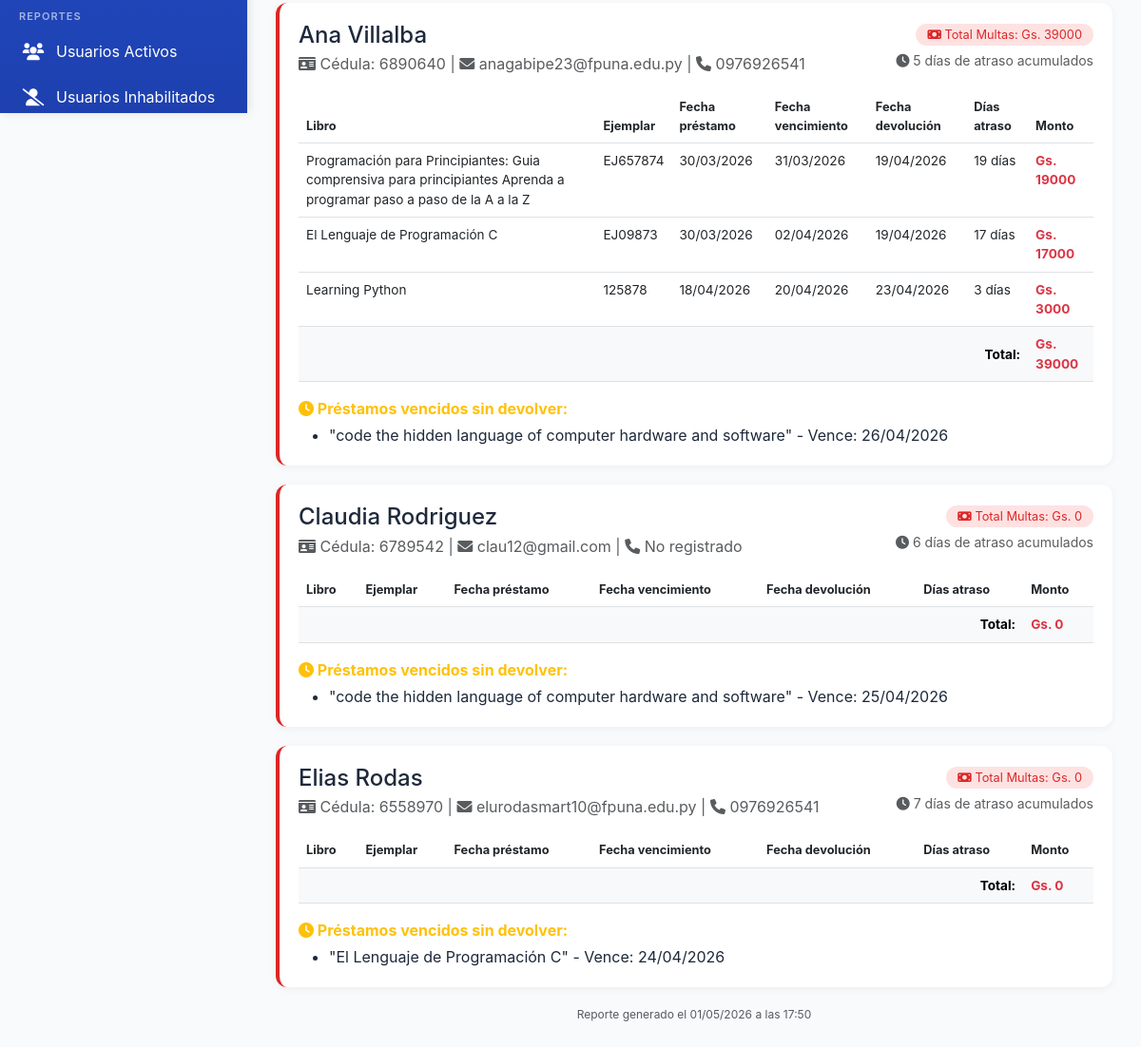
/reporte/usuarios-morosos/ (signed in, lower part), run on an earlier commit of the app's database.
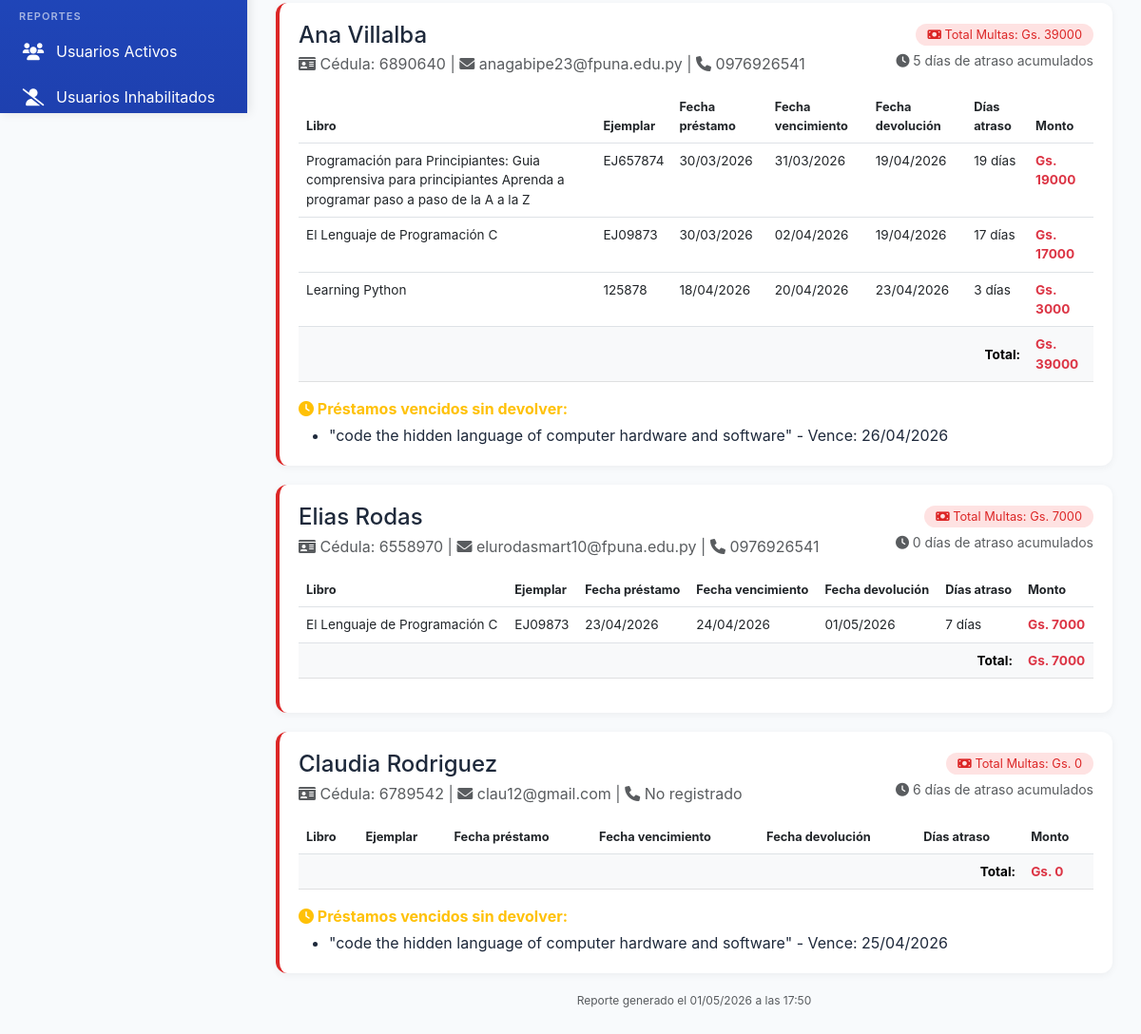
And on a later commit of the database.
### usuario/models.py (models this page shows, shortened)
class Socio(models.Model):
    TIPO_USUARIO_CHOICES = [
        ('estudiante', 'Estudiante'),
        ('docente', 'Docente'),
        ('administrativo', 'Administrativo'),
        ('externo', 'Externo'),
    ]
    ESTADO_SOCIO_CHOICES = [
        ('activo', 'Activo'),
        ('moroso', 'Moroso'),
        ('inhabilitado', 'Inhabilitado'),
    ]
    user = models.OneToOneField(
        User,
        on_delete=models.CASCADE,
        verbose_name="Usuario de Django"
    )
    cedula = models.CharField(
        max_length=20,
        unique=True,
        verbose_name="Cédula"
    )
    telefono = models.CharField(
        max_length=20,
        blank=True,
        null=True,
        verbose_name="Teléfono"
    )
    direccion = models.CharField(
        max_length=150,
        blank=True,
        null=True,
        verbose_name="Dirección"
    )
    carrera = models.CharField(
        max_length=100,
        blank=True,
        null=True,
        verbose_name="Carrera/Profesión"
    )
    tipo_usuario = models.CharField(
        max_length=50,
        choices=TIPO_USUARIO_CHOICES,
        verbose_name="Tipo de usuario"
    )
    estado_socio = models.CharField(
        max_length=20,
        choices=ESTADO_SOCIO_CHOICES,
        default='activo',
        verbose_name="Estado"
    )
    fecha_registro = models.DateField(
        auto_now_add=True,
        verbose_name="Fecha de registro"
    )
    nivel_acceso = models.ForeignKey(
        NivelAcceso,
        on_delete=models.PROTECT,
        verbose_name="Nivel de acceso"
    )
    class Meta:
        verbose_name = "Socio"
        verbose_name_plural = "Socios"

### prestamo/models.py (models this page shows, shortened)
class Multa(models.Model):
    ESTADO_MULTA_CHOICES = [
        ('PENDIENTE', 'Pendiente'),
        ('PAGADA', 'Pagada'),
        ('CANCELADA', 'Cancelada'),
    ]
    prestamo = models.ForeignKey(
        Prestamo,
        on_delete=models.PROTECT,
        related_name='multas',
        verbose_name="Préstamo"
    )
    dias_atraso = models.IntegerField(
        verbose_name="Días de atraso"
    )
    monto_base = models.DecimalField(
        max_digits=10,
        decimal_places=2,
        verbose_name="Monto base"
    )
    monto_por_dia = models.DecimalField(
        max_digits=10,
        decimal_places=2,
        verbose_name="Monto por día"
    )
    monto_total = models.DecimalField(
        max_digits=10,
        decimal_places=2,
        verbose_name="Monto total"
    )
    fecha_generacion = models.DateField(
        auto_now_add=True,
        verbose_name="Fecha de generación"
    )
    fecha_pago = models.DateField(
        null=True,
        blank=True,
        verbose_name="Fecha de pago"
    )
    estado = models.CharField(
        max_length=20,
        choices=ESTADO_MULTA_CHOICES,
        default='PENDIENTE',
        verbose_name="Estado"
    )
    comprobante_pago = models.CharField(
        max_length=100,
        blank=True,
        null=True,
        verbose_name="Comprobante de pago"
    )
    class Meta:
        verbose_name = "Multa"
        verbose_name_plural = "Multas"

class Prestamo(models.Model):
    ESTADO_PRESTAMO_CHOICES = [
        ('SOLICITADO', 'Solicitado'),
        ('ACTIVO', 'Activo'),
        ('VENCIDO', 'Vencido'),
        ('DEVUELTO', 'Devuelto'),
        ('EXTRAVIADO', 'Extraviado'),
        ('CANCELADA', 'Cancelada'),
    ]
    socio = models.ForeignKey(
        Socio,
        on_delete=models.PROTECT,
        related_name='prestamos',
        verbose_name="Socio"
    )
    ejemplar = models.ForeignKey(
        Ejemplar,
        on_delete=models.PROTECT,
        related_name='prestamos',
        verbose_name="Ejemplar"
    )
    dias_solicitados = models.IntegerField(
        verbose_name="Días solicitados",
        help_text="Cantidad de días que el usuario pidió el libro (1-5)",
        null=True,
        blank=True
    )
    fecha_prestamo = models.DateTimeField(
        auto_now_add=True,
        verbose_name="Fecha de préstamo"
    )
    fecha_vencimiento = models.DateField(
        verbose_name="Fecha de vencimiento"
    )
    fecha_devolucion_real = models.DateField(
        null=True,
        blank=True,
        verbose_name="Fecha de devolución real"
    )
    estado = models.CharField(
        max_length=20,
        choices=ESTADO_PRESTAMO_CHOICES,
        default='ACTIVO',
        verbose_name="Estado"
    )
    observaciones = models.TextField(
        blank=True,
        null=True,
        verbose_name="Observaciones"
    )
    class Meta:
        verbose_name = "Préstamo"
        verbose_name_plural = "Préstamos"
        ordering = ['-fecha_prestamo']
        indexes = [
            models.Index(fields=['estado']),
            models.Index(fields=['fecha_vencimiento']),
        ]

### catalogo/models.py (models this page shows, shortened)
class Ejemplar(models.Model):
    ESTADO_FISICO_CHOICES = [
        ('BUENO', 'Bueno'),
        ('REGULAR', 'Regular'),
        ('MALO', 'Malo'),
        ('DANADO', 'Dañado'),
        ('PERDIDO', 'Perdido'),
    ]
    DISPONIBILIDAD_CHOICES = [
        ('DISPONIBLE', 'Disponible'),
        ('PRESTADO', 'Prestado'),
        ('RESERVADO', 'Reservado'),
        ('EN_REPARACION', 'En reparación'),
    ]
    libro = models.ForeignKey(
        'Libro',
        on_delete=models.PROTECT,
        related_name='ejemplares',
        verbose_name="Libro",
        db_column='isbn_libro'
    )
    codigo_inventario = models.CharField(
        max_length=50,
        unique=True,
        verbose_name="Código de inventario"
    )
    estado_fisico = models.CharField(
        max_length=20,
        choices=ESTADO_FISICO_CHOICES,
        default='BUENO',
        verbose_name="Estado físico"
    )
    disponibilidad = models.CharField(
        max_length=20,
        choices=DISPONIBILIDAD_CHOICES,
        default='DISPONIBLE',
        verbose_name="Disponibilidad"
    )
    ubicacion = models.CharField(
        max_length=100,
        blank=True,
        null=True,
        verbose_name="Ubicación física",
        help_text="Ej: Estante A3, Sección 5, Sala 2, etc."
    )
    class Meta:
        db_table = 'Ejemplar'
        verbose_name = "Ejemplar"
        verbose_name_plural = "Ejemplares"
        indexes = [
            models.Index(fields=['codigo_inventario']),
            models.Index(fields=['disponibilidad']),
        ]

class Libro(models.Model):
    activo = models.BooleanField(default=True, verbose_name="Activo")
    """Libros del catálogo"""
    isbn = models.CharField(
        max_length=20,
        unique=True,
        verbose_name="ISBN"
    )
    titulo = models.CharField(
        max_length=200,
        verbose_name="Título"
    )
    anio_publicacion = models.IntegerField(
        blank=True,
        null=True,
        verbose_name="Año de publicación"
    )
    descripcion = models.TextField(
        blank=True,
        null=True,
        verbose_name="Descripción / Sinopsis",
        help_text="Breve descripción o sinopsis del libro"
    )
    editorial = models.ForeignKey(
        Editorial,
        on_delete=models.PROTECT,
        verbose_name="Editorial"
    )
    categoria = models.ForeignKey(
        Categoria,
        on_delete=models.PROTECT,
        verbose_name="Categoría"
    )
    autores = models.ManyToManyField(
        Autor,
        through='LibroAutor',
        verbose_name="Autores"
    )
    imagen = models.ImageField(
        upload_to='libros/',
        blank=True,
        null=True,
        verbose_name="Imagen de tapa"
    )
    cantidad_total = models.IntegerField(
        default=0,
        verbose_name="Total de ejemplares"
    )
    inventario_disponible = models.IntegerField(
        default=0,
        verbose_name="Ejemplares disponibles"
    )
    class Meta:
        verbose_name = "Libro"
        verbose_name_plural = "Libros"

### prestamo/views.py (the view)
# urls.py: path('reporte/usuarios-morosos/', views.reporte_usuarios_morosos, name='reporte_usuarios_morosos'),
@staff_member_required
def reporte_usuarios_morosos(request):
    from datetime import date
    from django.db.models import Q
    from decimal import Decimal
    hoy = date.today()
    socios_con_multas = Socio.objects.filter(
        prestamos__multas__estado='PENDIENTE'
    ).distinct().select_related('user')
    socios_vencidos = Socio.objects.filter(
        prestamos__estado='ACTIVO',
        prestamos__fecha_vencimiento__lt=hoy
    ).distinct().select_related('user')
    socios_morosos = list(socios_con_multas) + list(socios_vencidos)
    socios_morosos = list({s.id: s for s in socios_morosos}.values())  # Eliminar duplicados
    for socio in socios_morosos:
        multas = Multa.objects.filter(
            prestamo__socio=socio,
            estado='PENDIENTE'
        ).select_related('prestamo__ejemplar__libro')
        socio.detalle_multas = multas
        socio.total_multas = sum(m.monto_total for m in multas)
        socio.cantidad_multas = multas.count()
        prestamos_vencidos = Prestamo.objects.filter(
            socio=socio,
            estado='ACTIVO',
            fecha_vencimiento__lt=hoy
        )
        socio.prestamos_vencidos = prestamos_vencidos
        socio.total_dias_atraso = sum(
            (hoy - p.fecha_vencimiento).days for p in prestamos_vencidos
        )
    search = request.GET.get('search', '')
    if search:
        socios_morosos = [
            s for s in socios_morosos if
            search.lower() in s.user.get_full_name().lower() or
            search in s.cedula
        ]
    context = {
        'socios_morosos': socios_morosos,
        'search': search,
        'total_morosos': len(socios_morosos),
        'hoy': hoy,
        'ahora': timezone.now(),
    }
    return render(request, 'bibliotecario/reporte_usuarios_morosos.html', context)

### templates/bibliotecario/reporte_usuarios_morosos.html (shortened to what this page needs)
{% extends 'base/menu_bibliotecario.html' %}
{% load static %}
{% block main_content %}
{% for socio in socios_morosos %}
<div class="card-moroso">
    <div class="d-flex justify-content-between align-items-start mb-3">
        <div>
            <h4 class="mb-1">{{ socio.user.get_full_name }}</h4>
            <p class="mb-0 text-muted">
                <i class="fas fa-id-card"></i> Cédula: {{ socio.cedula }} |
                <i class="fas fa-envelope"></i> {{ socio.user.email }} |
                <i class="fas fa-phone"></i> {{ socio.telefono|default:"No registrado" }}
            </p>
        </div>
        <div class="text-end">
            <span class="badge-moroso">
                <i class="fas fa-money-bill"></i> Total Multas: Gs. {{ socio.total_multas|floatformat:0 }}
            </span>
            <div class="mt-1">
                <small class="text-muted">
                    <i class="fas fa-clock"></i> {{ socio.total_dias_atraso }} días de atraso acumulados
                </small>
            </div>
        </div>
    </div>
    <table class="table table-sm subtable">
        <thead>
            <tr>
                <th>Libro</th>
                <th>Ejemplar</th>
                <th>Fecha préstamo</th>
                <th>Fecha vencimiento</th>
                <th>Fecha devolución</th>
                <th>Días atraso</th>
                <th>Monto</th>
            </tr>
        </thead>
        <tbody>
            {% for multa in socio.detalle_multas %}
            <tr>
                <td>{{ multa.prestamo.ejemplar.libro.titulo }}</td>
                <td>{{ multa.prestamo.ejemplar.codigo_inventario }}</td>
                <td>{{ multa.prestamo.fecha_prestamo|date:"d/m/Y" }}</td>
                <td>{{ multa.prestamo.fecha_vencimiento|date:"d/m/Y" }}</td>
                <td>{{ multa.prestamo.fecha_devolucion_real|date:"d/m/Y"|default:"-" }}</td>
                <td>{{ multa.dias_atraso }} día{{ multa.dias_atraso|pluralize }}</td>
                <td class="text-danger fw-bold">Gs. {{ multa.monto_total|floatformat:0 }}</td>
            </tr>
            {% endfor %}
        </tbody>
        <tfoot class="table-light">
            <tr>
                <td colspan="6" class="fw-bold text-end">Total:</td>
                <td class="fw-bold text-danger">Gs. {{ socio.total_multas|floatformat:0 }}</td>
            </tr>
        </tfoot>
    </table>
    {% if socio.prestamos_vencidos %}
    <div class="mt-2">
        <strong class="text-warning">
            <i class="fas fa-clock"></i> Préstamos vencidos sin devolver:
        </strong>
        <ul class="mb-0 mt-1">
            {% for p in socio.prestamos_vencidos %}
            <li>"{{ p.ejemplar.libro.titulo }}" - Vence: {{ p.fecha_vencimiento|date:"d/m/Y" }}</li>
            {% endfor %}
        </ul>
    </div>
    {% endif %}
</div>
{% empty %}
<div class="alert alert-success text-center">
    <i class="fas fa-check-circle fa-2x mb-2 d-block"></i>
    <h5>No hay usuarios morosos en el sistema</h5>
    <p class="mb-0">Todos los usuarios están al día con sus préstamos y multas.</p>
</div>
{% endfor %}
<div class="text-muted mt-3 text-center" style="font-size: 12px;">
    Reporte generado el {{ hoy|date:"d/m/Y" }} a las {{ ahora|time:"H:i" }}
</div>
{% endblock %}

What changed in the data, as far as the page shows it:
changed Socio "Elias Rodas": loses Prestamo (ejemplar.libro.titulo "El Lenguaje de Programación C", fecha_vencimiento "24/04/2026"); total_multas "0" → "7000"; total_dias_atraso "7" → "0"; no longer shows "Préstamos vencidos sin devolver:"; moves up the list
added Multa: prestamo.ejemplar.libro.titulo "El Lenguaje de Programación C", prestamo.ejemplar.codigo_inventario "EJ09873", prestamo.fecha_prestamo "23/04/2026", prestamo.fecha_vencimiento "24/04/2026", prestamo.fecha_devolucion_real "01/05/2026", dias_atraso "7", monto_total "7000", shown under Socio "Elias Rodas"
